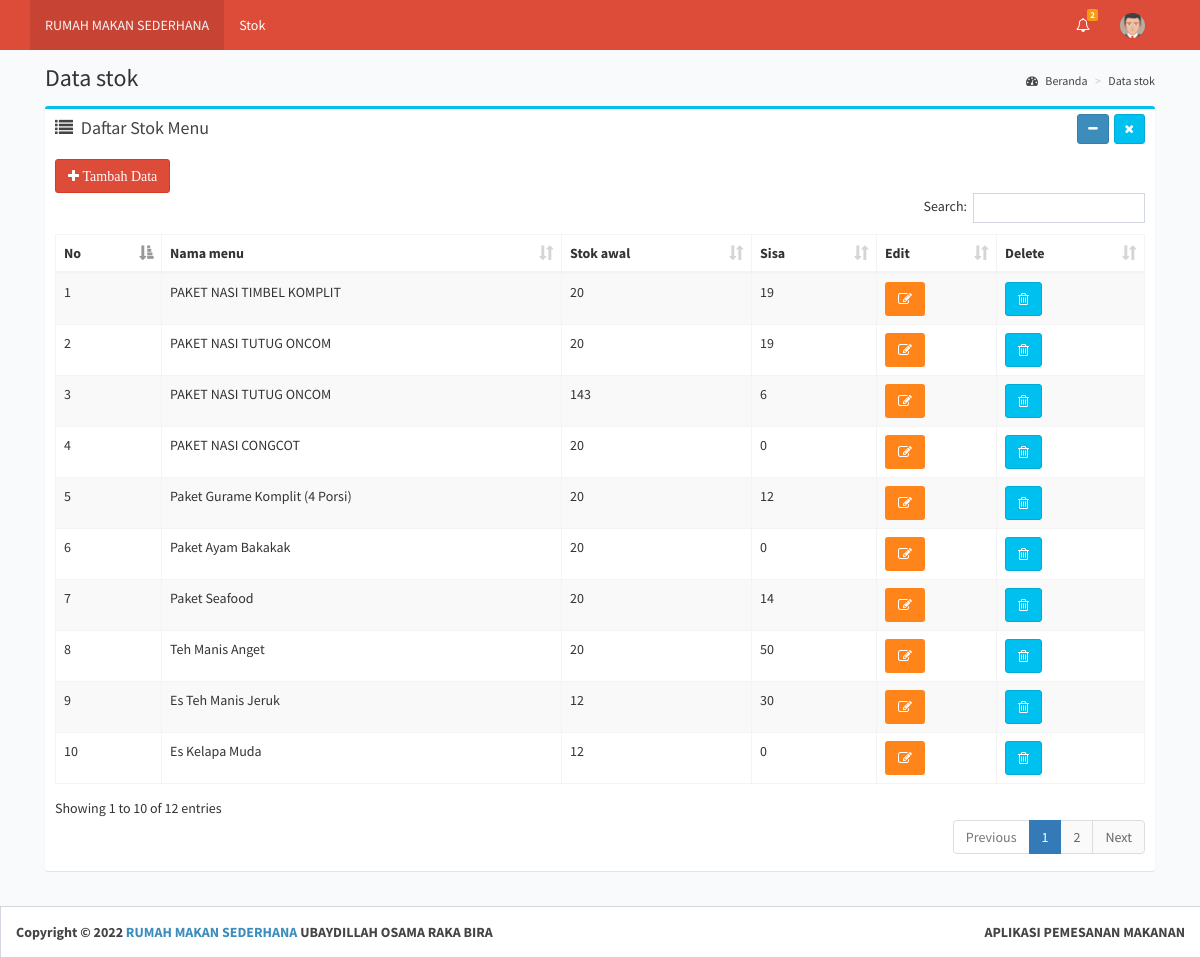
The page /page/home.php?pg=stok&act=view on the database its author committed.
### tables this page shows
CREATE TABLE `stok` (
  `id` int(11) NOT NULL,
  `id_menu` int(11) NOT NULL,
  `stok` int(11) NOT NULL,
  `sisa` int(11) NOT NULL
);

CREATE TABLE `menu` (
  `id` int(11) NOT NULL,
  `id_kategori` int(11) NOT NULL,
  `nama_menu` varchar(255) NOT NULL,
  `gambar` text DEFAULT NULL,
  `ket` text NOT NULL
);

### page/hal_stok.php (the view, shortened to what this page needs)
<?php
switch ($_GET['act']) {
  case 'view':
?>
    <div class="container">
      <section class="content-header">
        <h1> Data stok </h1>
        <ol class="breadcrumb">
          <li><a href="?pg=dashboard"><i class="fa fa-dashboard"></i> Beranda</a></li>
          <li class="active"><a href="?pg=stok&act=view">Data stok</a></li>
        </ol>
      </section>
      <section class="content">
        <div class="row">
          <div class="col-md-12">
            <div class="box box-info">
              <div class="box-header">
                <i class="fa fa-list"></i>
                <h3 class="box-title">Daftar Stok Menu</h3>
                <div class="pull-right box-tools">
                  <button class="btn btn-info btn-sm pull-right" data-widget="remove" data-toggle="tooltip" title="Remove"><i class="fa fa-times"></i></button>
                  <button class="btn btn-primary btn-sm pull-right" data-widget="collapse" data-toggle="tooltip" title="Collapse" style="margin-right: 5px;"><i class="fa fa-minus"></i></button>
                </div>
              </div>
              <div class="box-body">
                <a href="?pg=stok&act=add"> <button type="button" class="btn btn-danger">
                    <i class="fa fa-plus"> Tambah Data </i></button> </a>
                <div class="table-responsive">
                  <table id="example1" class="table table-bordered table-striped">
                    <thead>
                      <tr>
                        <th>No</th>
                        <th>Nama menu</th>
                        <th>Stok awal</th>
                        <th>Sisa</th>
                        <th>Edit</th>
                        <th>Delete</th>
                      </tr>
                    </thead>
                    <tbody>
                      <?php
                      $tampil = $mysqli->query("SELECT menu.*,stok.* FROM menu JOIN stok ON menu.id=stok.id_menu
                   order by stok.id_menu asc");
                      $no = 1;
                      while ($r = mysqli_fetch_array($tampil)) {
                      ?>
                        <tr>
                          <td><?php echo "$no" ?></td>
                          <td><?php echo "$r[nama_menu]" ?></td>
                          <td><?php echo "$r[stok]" ?></td>
                          <td><?php echo "$r[sisa]" ?></td>
                          <td><a href="?pg=stok&act=edit&id=<?php echo $r['id'] ?>"><button type="button" class="btn bg-orange"><i class="fa fa-pencil-square-o"></i></button></a></td>
                          <td><a href="?pg=stok&act=delete&id=<?php echo $r['id'] ?>"><button type="button" class="btn btn-info" onclick="return confirm('Apakah anda yakin akan menghapusnya?');"><i class="fa fa-trash-o"></i></button></a></td>
                        </tr>
                      <?php
                        $no++;
                      }
                      ?>
                    </tbody>
                  </table>
                </div>
              </div>
            </div>
          </div>
      </section>
    </div>
  <?php
    break;
  ?>
<?php
}
?>

### rows shown on the page
stok: id_menu.nama_menu "PAKET NASI TIMBEL KOMPLIT", stok "20", sisa "19"
stok: id_menu.nama_menu "PAKET NASI TUTUG ONCOM", stok "20", sisa "19"
stok: id_menu.nama_menu "PAKET NASI TUTUG ONCOM", stok "143", sisa "6"
stok: id_menu.nama_menu "PAKET NASI CONGCOT", stok "20", sisa "0"
stok: id_menu.nama_menu "Paket Gurame Komplit (4 Porsi)", stok "20", sisa "12"
stok: id_menu.nama_menu "Paket Ayam Bakakak", stok "20", sisa "0"
stok: id_menu.nama_menu "Paket Seafood", stok "20", sisa "14"
stok: id_menu.nama_menu "Teh Manis Anget", stok "20", sisa "50"
stok: id_menu.nama_menu "Es Teh Manis Jeruk", stok "12", sisa "30"
stok: id_menu.nama_menu "Es Kelapa Muda", stok "12", sisa "0"

### other values the page prints
$jmldata "2"
